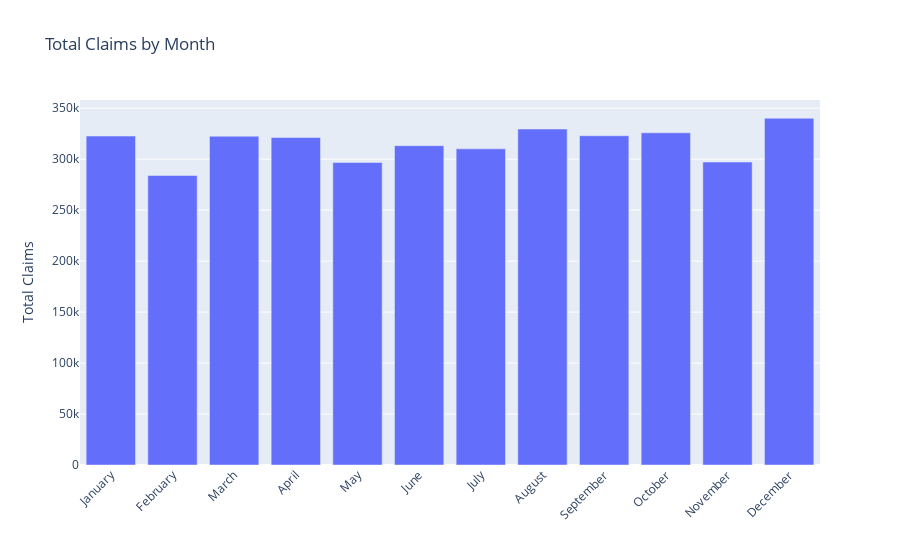

Notebook code cell kept with this figure:
### Code cell
monthly_totals = pfl_comb.groupby('month')['total_file_paid_avg'].sum().reset_index()

colorblind_palette = ['#1f77b4', '#ff7f0e']

fig = px.bar(
    monthly_totals,
    x='month',
    y='total_file_paid_avg',
    title='Total Claims by Month',
    labels={'month': 'Month', 'total_file_paid_avg': 'Total Claims'},
)

fig.update_layout(
    xaxis=dict(type='category'), 
    xaxis_title='',  
    yaxis_title='Total Claims', 
    xaxis_tickangle=-45, 
)

fig.show()

### Figure 1 — Plotly figure (JSON) as saved in the notebook; plotly's stock layout.template omitted (floating-point values rounded to 4 significant figures)
{"data": [{"alignmentgroup": "True", "hovertemplate": "Month=%{x}<br>Total Claims=%{y}<extra></extra>", "legendgroup": "", "marker": {"color": "#636efa", "pattern": {"shape": ""}}, "name": "", "offsetgroup": "", "orientation": "v", "showlegend": false, "textposition": "auto", "type": "bar", "x": ["January", "February", "March", "April", "May", "June", "July", "August", "September", "October", "November", "December"], "xaxis": "x", "y": [322646, 283966, 322500.0, 321200.0, 296696, 313200.0, 310100.0, 329583, 322976, 325900.0, 297200.0, 340100.0], "yaxis": "y"}], "layout": {"autosize": true, "barmode": "relative", "legend": {"tracegroupgap": 0}, "title": {"text": "Total Claims by Month"}, "xaxis": {"anchor": "y", "autorange": true, "domain": [0, 1], "range": [-0.5, 11.5], "tickangle": -45, "title": {"text": ""}, "type": "category"}, "yaxis": {"anchor": "x", "autorange": true, "domain": [0, 1], "range": [0, 358000.0], "title": {"text": "Total Claims"}, "type": "linear"}}}
